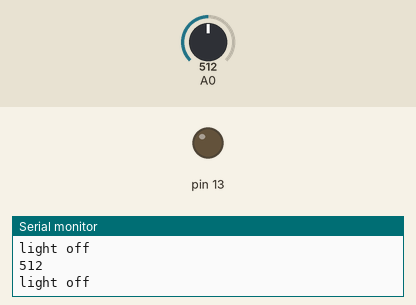
A sketch run on a simulated Arduino Uno, built with avr-gcc and run on an emulated ATmega328P. Parts: output pins drawn as LEDs (lit = HIGH), the last lines printed to the serial monitor. The inputs (shaded band) are chosen by the test bench; at power-on: A0 = 512.

Above: at 1.2 s.
1.3 s: A0 set to 218
4.3 s: A0 set to 188
At 4.6 s:
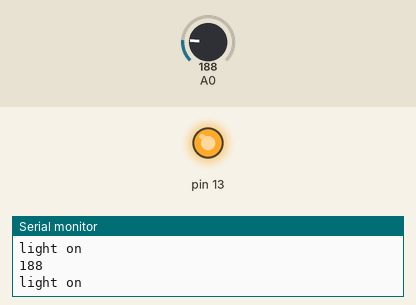
5.8 s: A0 set to 210
At 6.9 s:
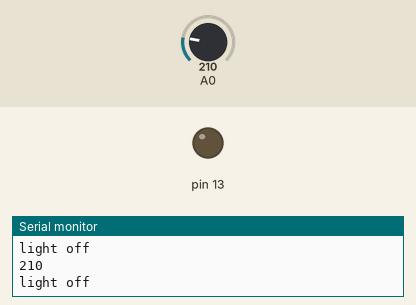
7.3 s: A0 set to 190
At 7.9 s:
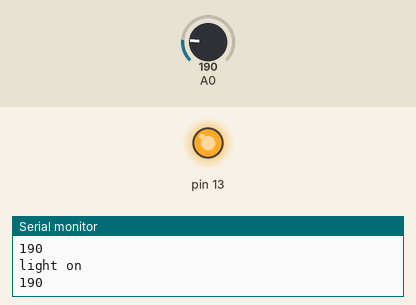
Timing chart, 0 to 9.8 s (numbered marks = the images above; inputs shaded):
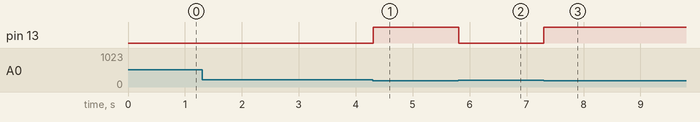

Measured:
- the behaviour switches between 200 and 199 on A0 (found by bisection; images 0 and 1)
- after the input at 4.3 s, pin 13: LOW → HIGH at once
- after the input at 5.8 s, pin 13: HIGH → LOW at once
- after the input at 7.3 s, pin 13: LOW → HIGH at once

The sketch:

exp7.ino
```cpp
int value =0;
void setup()
{
  Serial.begin(9600);
pinMode(13,OUTPUT);
pinMode(A0,INPUT);
}

void loop()
{
  value = analogRead(A0);
  if(value<200)
  {
digitalWrite(13,HIGH);
    Serial.println("light on");
    Serial.println(value);
  }

  else
  {
   digitalWrite(13,LOW);
    Serial.println("light off");
    Serial.println(value);
  }
}
```
